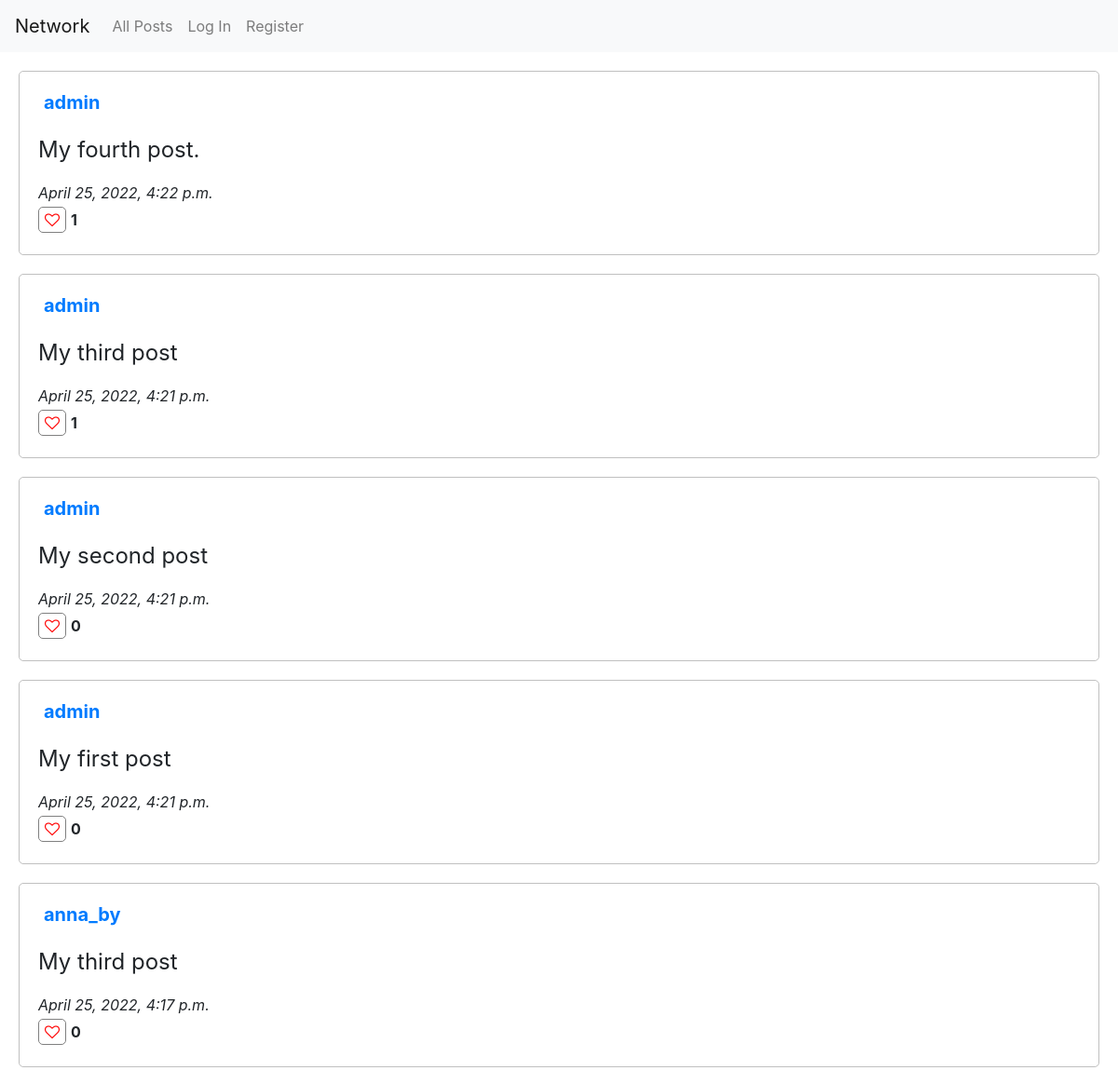
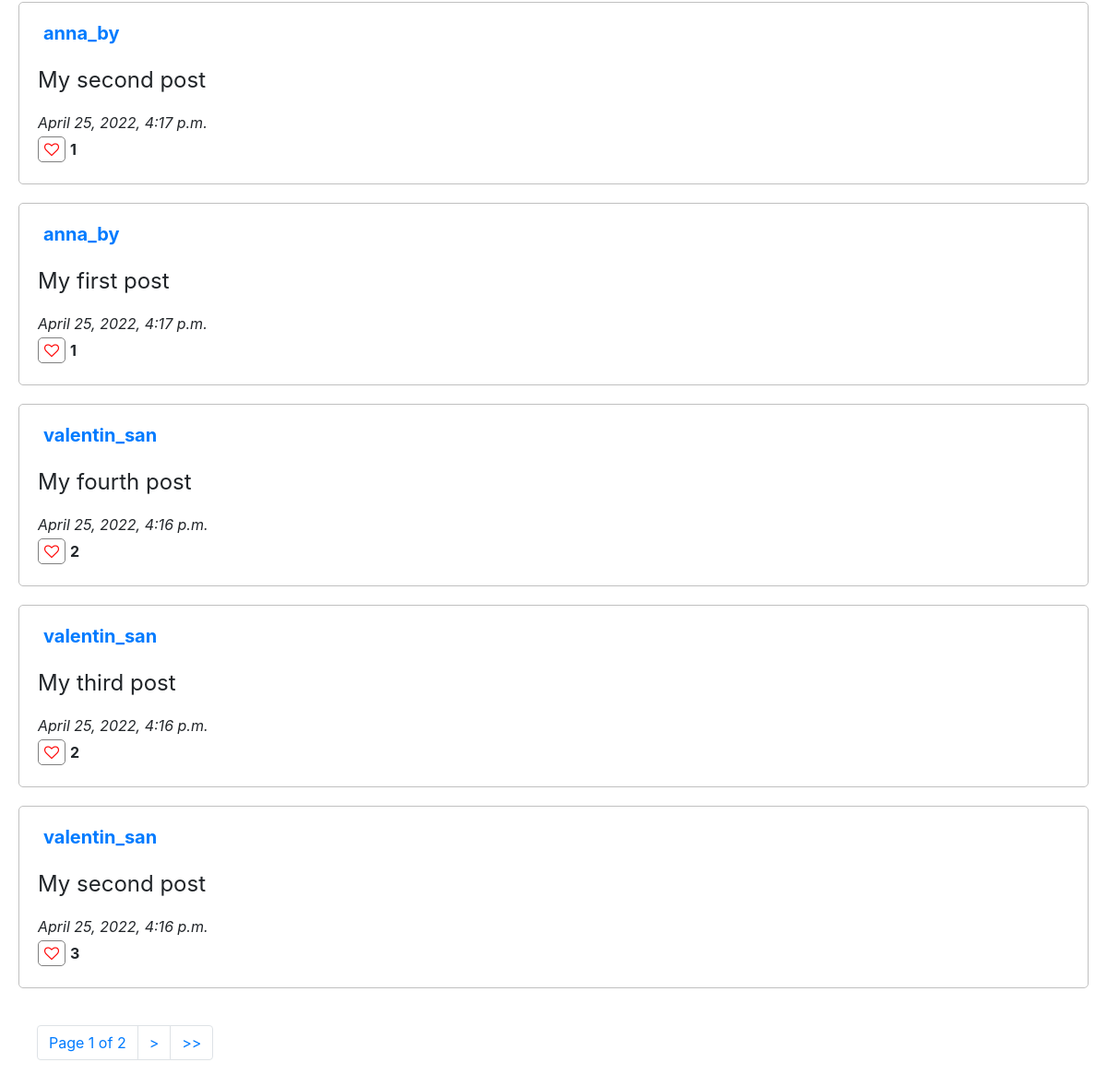
The page / on the database its author committed (2 pictures, top to bottom).
### network/models.py (models this page shows, shortened)
class Post(models.Model):
    post_author = models.ForeignKey(User, on_delete=models.CASCADE,
        related_name="creator")
    post_content = models.TextField()
    post_date = models.DateTimeField(auto_now=True)
    likes = models.IntegerField(default=0)

class User(AbstractUser):
    def __str__(self):
        return f"{self.username}"

### network/views.py (the view)
# urls.py: path("", views.index, name="index"),
def index(request):
    posts = Post.objects.order_by("-post_date").all()
    paginator = Paginator(posts, 10) # Show 10 contacts per page.
    page_number = request.GET.get('page')
    page_obj = paginator.get_page(page_number)
    return render(request, "network/index.html", {
        "posts": posts,
        "page_obj": page_obj
    })

### network/templates/network/index.html (shortened to what this page needs)
{% extends "network/layout.html" %}
{% block body %}
    {% for post in page_obj %}
        <div id="posts-list" class="block">
            <div class="post-top">
                <div class="author">
                    <a class="nav-link" href="{% url 'profile' post.post_author.id %}"><strong>{{ post.post_author }}</strong></a>
                </div>
            </div>
            <div class="post-bottom">
                <div class="content" id="content-{{ post.id }}">
                    <p>{{post.post_content}}</p>
                </div>
                <div class="datetime">
                    <i>{{ post.post_date }}</i>
                </div>
                <div class="like-block">
                    <button class="like" id="like-btn-{{ post.id }}" data-post="{{ post.id }}" data-user="{{ user.username }}">
                        <span class="fa fa-heart-o" id=heart></span>
                    </button>
                    <div class="likes" id="likes-{{ post.id }}">
                        <strong>{{ post.likes }}</strong>
                    </div>
                </div>
            </div>
        </div>
    {% endfor %}
    <div class="pagination">
        <nav aria-label="Page navigation example">
            <span class="step-links">
                <ul class="pagination">
                    {% if page_obj.paginator.num_pages > 1 %}
                        <li class="page-item"><span class="current page-link">
                                Page {{ page_obj.number }} of {{ page_obj.paginator.num_pages }}
                        </span></li>
                    {% endif %}
                    {% if page_obj.has_next %}
                        <li class="page-item"><a class="page-link" href="?page={{ page_obj.next_page_number }}">&gt;</a></li>
                        <li class="page-item"><a class="page-link" href="?page={{ page_obj.paginator.num_pages }}">&gt;&gt;</a></li>
                    {% endif %}
                </ul>
            </span>
        </nav>
    </div>
{% endblock %}

### network/templates/network/layout.html (shortened to what this page needs)
{% load static %}
<!DOCTYPE html>
<html lang="en">
    <head>
        <link rel="stylesheet" href="https://stackpath.bootstrapcdn.com/bootstrap/4.4.1/css/bootstrap.min.css">
        <link rel="stylesheet" href="https://cdnjs.cloudflare.com/ajax/libs/font-awesome/4.7.0/css/font-awesome.min.css">
        <link href="{% static 'network/styles.css' %}" rel="stylesheet">
    </head>
    <body>
        <nav class="navbar navbar-expand-lg navbar-light bg-light">
            <a class="navbar-brand" href="#">Network</a>
            <div>
              <ul class="navbar-nav mr-auto">
                <li class="nav-item">
                  <a class="nav-link" href="{% url 'index' %}">All Posts</a>
                </li>
                {% if user.is_authenticated %}
                    <li class="nav-item">
                        <a class="nav-link" href="{% url 'following' %}">Following</a>
                    </li>
                    <li class="nav-item">
                        <a class="nav-link" href="{% url 'logout' %}">Log Out</a>
                    </li>
                {% else %}
                    <li class="nav-item">
                        <a class="nav-link" href="{% url 'login' %}">Log In</a>
                    </li>
                    <li class="nav-item">
                        <a class="nav-link" href="{% url 'register' %}">Register</a>
                    </li>
                {% endif %}
              </ul>
            </div>
          </nav>
        <div class="body">
            {% block body %}
            {% endblock %}
        </div>
    </body>
</html>

### network/static/network/styles.css (style rules this page uses)
.block { margin: 20px; padding: 10px; border: 1px solid silver; border-radius: 5px; }
.post-top { display: flex; flex-direction: row; justify-content: space-between; }
.post-bottom { display: flex; flex-direction: column; margin: 10px; }
.author { font-size: 20px; }
.content { font-size: 24px; }
.like-block { display: flex; flex-direction: row; align-items: center; }
.like-block > .like { background-color: white; border: 1px solid gray; border-radius: 5px; }
.like-block > .likes { padding: 5px; }
.fa-heart-o { color: red; cursor: pointer; }
.pagination { margin: 20px; }

### rows shown on the page
Post: post_author "admin", post_content "My fourth post.", post_date "April 25, 2022, 4:22 p.m.", likes "1"
Post: post_author "admin", post_content "My third post", post_date "April 25, 2022, 4:21 p.m.", likes "1"
Post: post_author "admin", post_content "My second post", post_date "April 25, 2022, 4:21 p.m.", likes "0"
Post: post_author "admin", post_content "My first post", post_date "April 25, 2022, 4:21 p.m.", likes "0"
Post: post_author "anna_by", post_content "My third post", post_date "April 25, 2022, 4:17 p.m.", likes "0"
Post: post_author "anna_by", post_content "My second post", post_date "April 25, 2022, 4:17 p.m.", likes "1"
Post: post_author "anna_by", post_content "My first post", post_date "April 25, 2022, 4:17 p.m.", likes "1"
Post: post_author "valentin_san", post_content "My fourth post", post_date "April 25, 2022, 4:16 p.m.", likes "2"
Post: post_author "valentin_san", post_content "My third post", post_date "April 25, 2022, 4:16 p.m.", likes "2"
Post: post_author "valentin_san", post_content "My second post", post_date "April 25, 2022, 4:16 p.m.", likes "3"

### other values the page prints
{{ page_obj.number }} "1"
{{ page_obj.paginator.num_pages }} "2"
